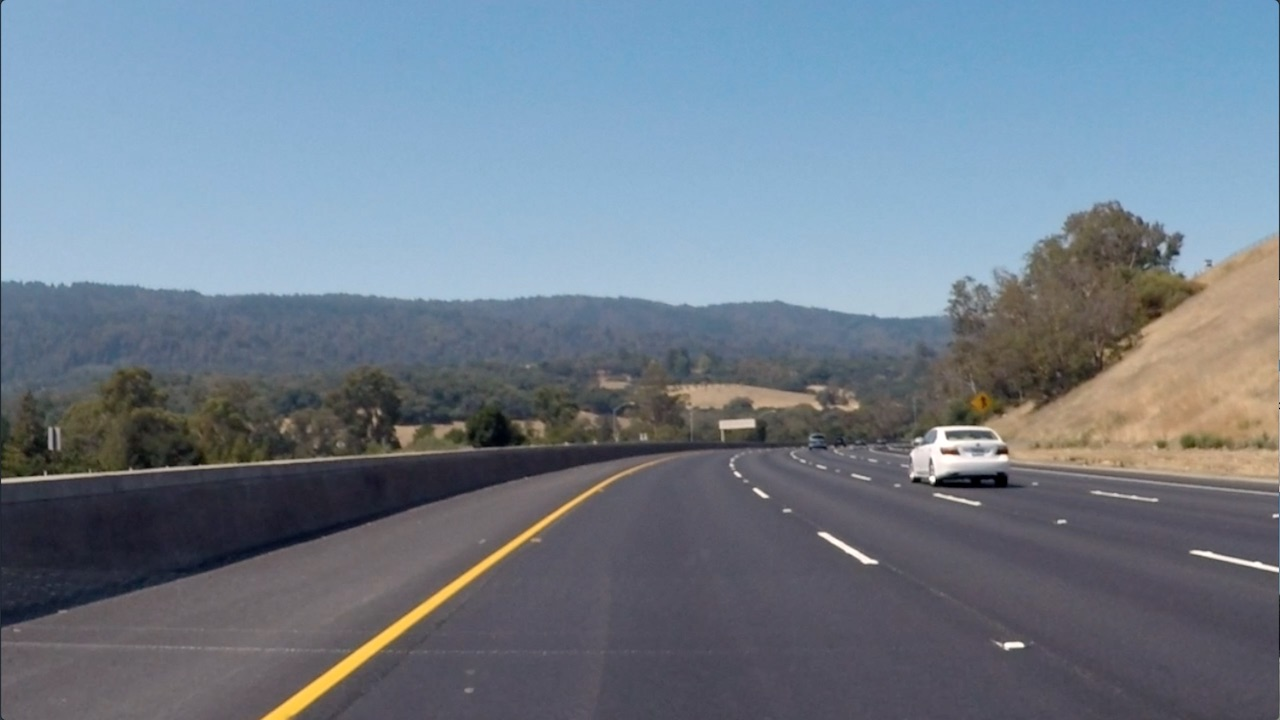
#> input picture images/curved_lane.jpg, 1280 x 720 px
$ jupyter execute 'Finding Edges and Custom Kernels.ipynb'   (shell and % lines are left out)
#> lines starting #> are read from the running program, lines starting #| are printed output that depends on the picture
# Creating a Filter, Edge Detection

### Import resources and display image

[cell 1]
import matplotlib.pyplot as plt
import matplotlib.image as mpimg

import cv2
import numpy as np


# Read in the image
image = mpimg.imread('images/curved_lane.jpg')
#> image is the input picture: shape (720, 1280, 3); mean R, G, B 112.1, 125, 138.7

plt.imshow(image)

### Convert the image to grayscale

[cell 2]
# Convert to grayscale for filtering
gray = cv2.cvtColor(image, cv2.COLOR_RGB2GRAY)
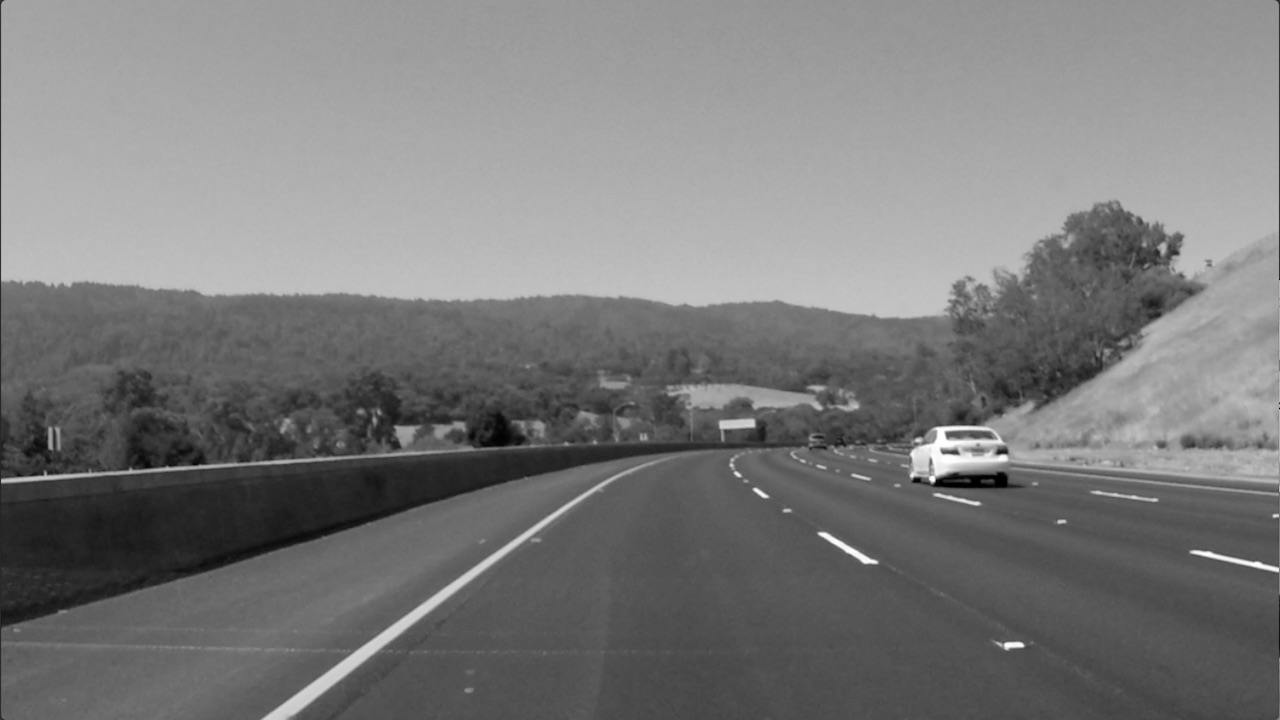
#> gray: shape (720, 1280); min 0, max 255, mean 122.7

plt.imshow(gray, cmap='gray')

### TODO: Create a custom kernel

Below, you've been given one common type of edge detection filter: a Sobel operator.

The Sobel filter is very commonly used in edge detection and in finding patterns in intensity in an image. Applying a Sobel filter to an image is a way of **taking (an approximation) of the derivative of the image** in the x or y direction, separately. The operators look as follows.

**It's up to you to create a Sobel x operator and apply it to the given image.**

For a challenge, see if you can put the image through a series of filters: first one that blurs the image (takes an average of pixels), and then one that detects the edges.

[cell 3]
# Create a custom kernel

# 3x3 array for edge detection
sobel_y = np.array([[ -1, -2, -1],
                   [ 0, 0, 0],
                   [ 1, 2, 1]])

## TODO: Create and apply a Sobel x operator


# Filter the image using filter2D, which has inputs: (grayscale image, bit-depth, kernel)
filtered_image = cv2.filter2D(gray, -1, sobel_y)

plt.imshow(filtered_image, cmap='gray')

### Test out other filters!

You're encouraged to create other kinds of filters and apply them to see what happens! As an **optional exercise**, try the following:
* Create a filter with decimal value weights.
* Create a 5x5 filter
* Apply your filters to the other images in the `images` directory.

[cell 4]
image = mpimg.imread('images/bridge_trees_example.jpg')
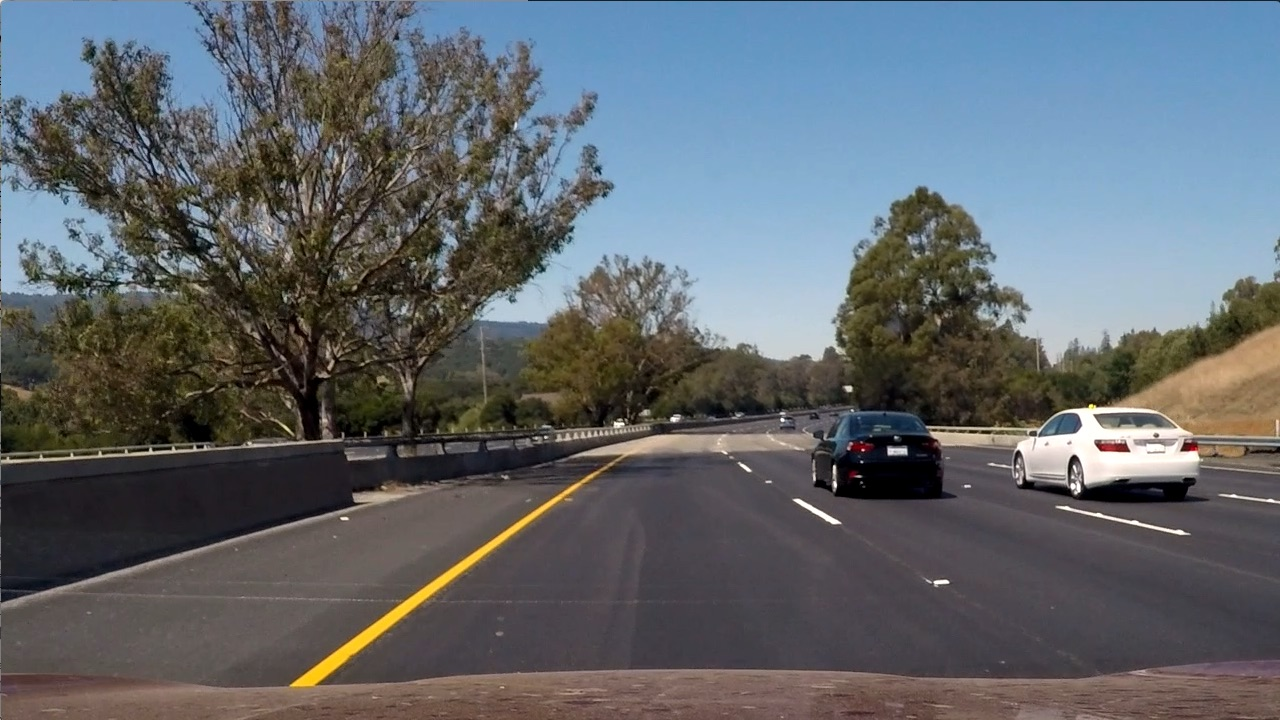
#> input picture images/bridge_trees_example.jpg, 1280 x 720 px
#> image is the input picture: shape (720, 1280, 3); mean R, G, B 97, 102.6, 107.9
gray = cv2.cvtColor(image, cv2.COLOR_RGB2GRAY)
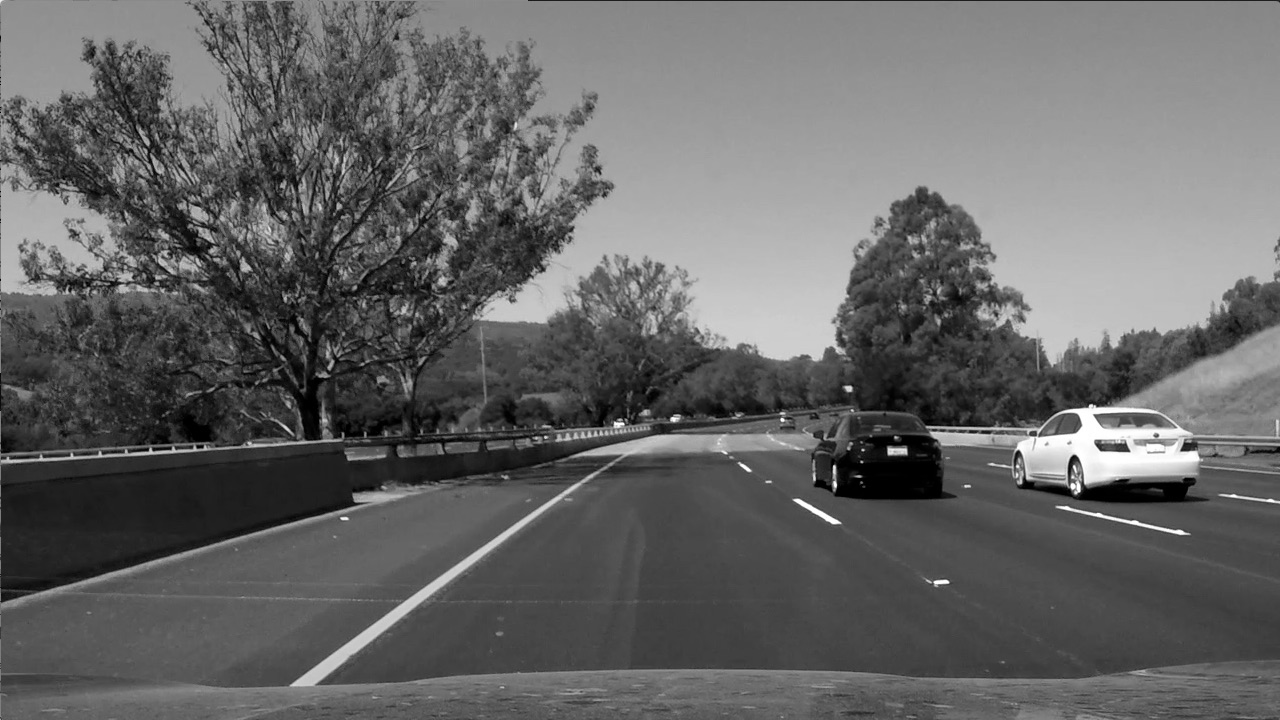
#> gray: shape (720, 1280); min 0, max 255, mean 101.5

sobel_y = np.array([[-2.1,-2.2,-3.5,-2.1,-2.1],
                    [-1.1,-1.2,-2.5,-1.1,-1.1],
                    [0,0,-1.3,0,0],
                    [1.1,1.2,2.5,1.1,1.1],
                    [2.1,2.2,3.5,2.1,2.1]])

filtered_image = cv2.filter2D(gray, -1, sobel_y)
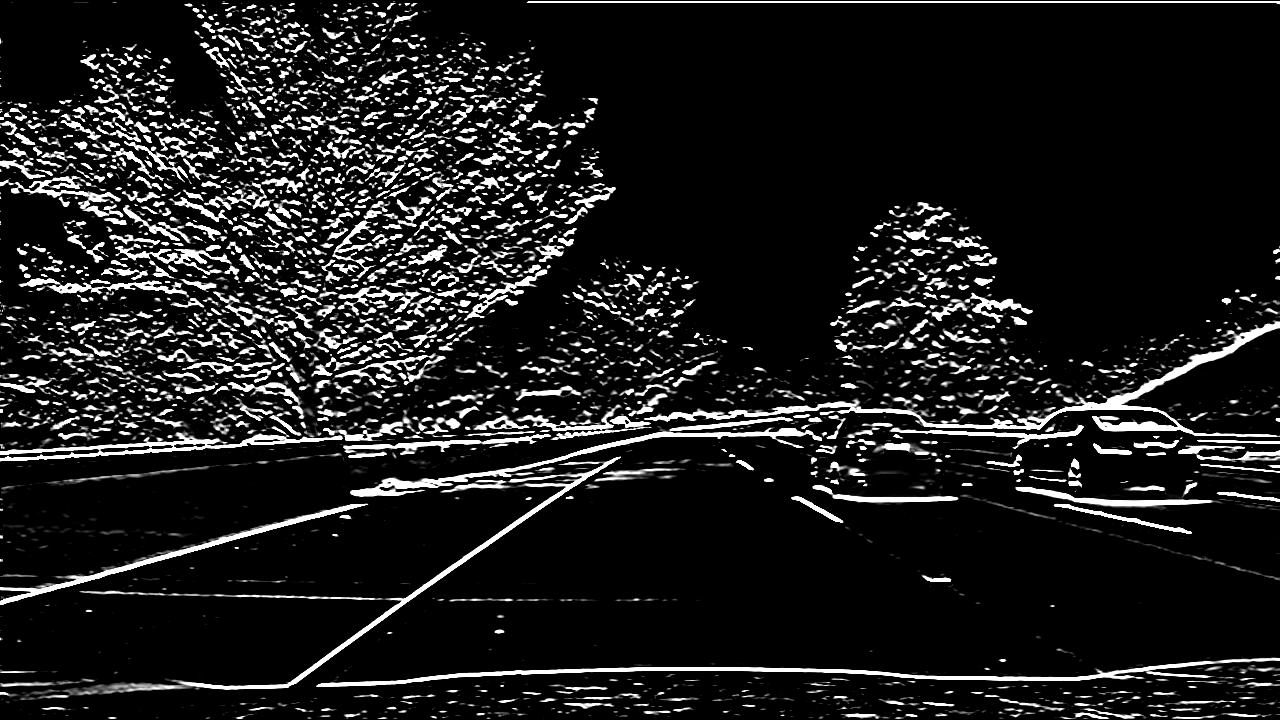
#> filtered_image: shape (720, 1280); min 0, max 255, mean 28.4
plt.imshow(filtered_image, cmap='gray')
